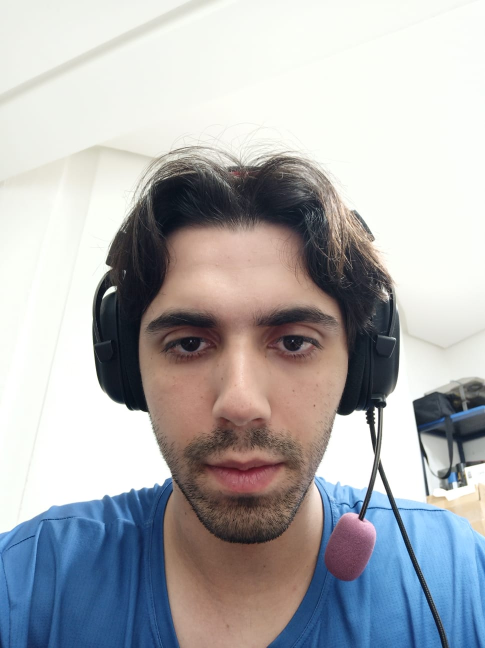
#> input picture media/izaque.jpeg.jpeg, 970 x 1296 px, given in place of the camera (shown at 1/2 size)
$ python teste.py
#> lines starting #> are read from the running program, lines starting #| are printed output that depends on the picture; after the words box and inside, x2 and y2 are one past the last pixel; in counts of white or black regions, pixels touching at a corner belong together
import cv2
import timeit

lista = []
# Dicionario para armazenar os rostos detectados
face_dict = {}

# Função de redimensionamento
def redim(img, largura):
    alt = int(img.shape[0] / img.shape[1] * largura)
    img = cv2.resize(img, (largura, alt), interpolation=cv2.INTER_AREA)
    return img

# Função principal para detectar faces
def detectar_faces():
    #Carrega o arquivo xml de haar
    df = cv2.CascadeClassifier(cv2.data.haarcascades + 'haarcascade_frontalface_alt.xml')
    # Faz a captura de tela
    camera = cv2.VideoCapture(0)
    # Ler um frame do vídeo
    while True:
        (sucesso, frame) = camera.read()
#> frame is the input picture: shape (1296, 970, 3); mean B, G, R 178.2, 175.4, 174.7
        if not sucesso:
            break

        frame = redim(frame, 320)
#> in redim, `img = cv2.resize(img, (largura, alt), interpolation=cv2.INTER_AREA)`:
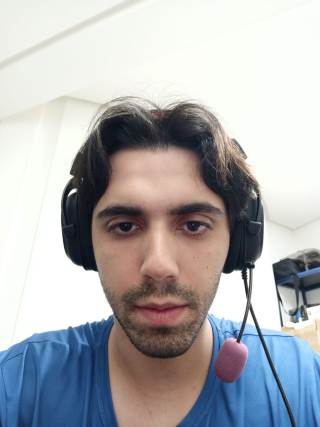
#> img: shape (427, 320, 3); mean of channels 0, 1, 2 178.2, 175.4, 174.7; drawn as B, G, R
        frame_pb = cv2.cvtColor(frame, cv2.COLOR_BGR2GRAY)
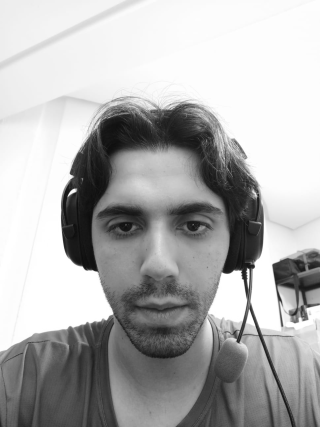
#> frame_pb: shape (427, 320); min 13, max 255, mean 175.5

        faces = df.detectMultiScale(frame_pb, scaleFactor=1.1, minNeighbors=3, minSize=(20, 20))
#> faces = [[70, 156, 177, 177]]
        frame_temp = frame.copy()
        for (x, y, lar, alt) in faces:
            cv2.rectangle(frame_temp, (x, y), (x + lar, y + alt), (0, 255, 255), 2)

            # Recorta a face detectada
            face_cut = frame[y:y+alt, x:x+lar]
#> this loop made 1 pass
#> pass 1, in detectar_faces, `face_cut = frame[y:y+alt, x:x+lar]`:
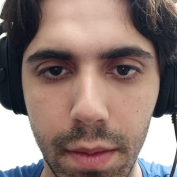
#> face_cut: shape (177, 177, 3); mean of channels 0, 1, 2 114.8, 120.2, 140; drawn as B, G, R
#> after the loop:
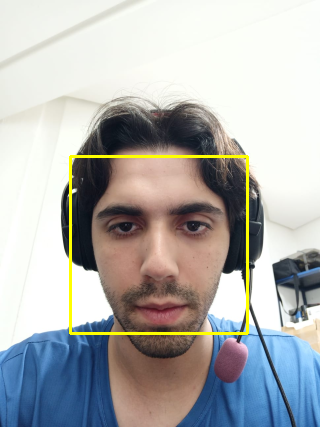
#> frame_temp: shape (427, 320, 3); 1.55% of pixels changed, all inside (x1, y1, x2, y2) = (69, 155, 249, 335); drawn as B, G, R

            #armazenar no dicionario
            # face_dict[f"Usuario_{id_user}"] = face_cut
            # id_user  += 1

        cv2.imshow('Detector de faces', redim(frame_temp, 640))
#> call 2 of redim, with largura = 640
#> in redim (call 2), `img = cv2.resize(img, (largura, alt), interpolation=cv2.INTER_AREA)`:
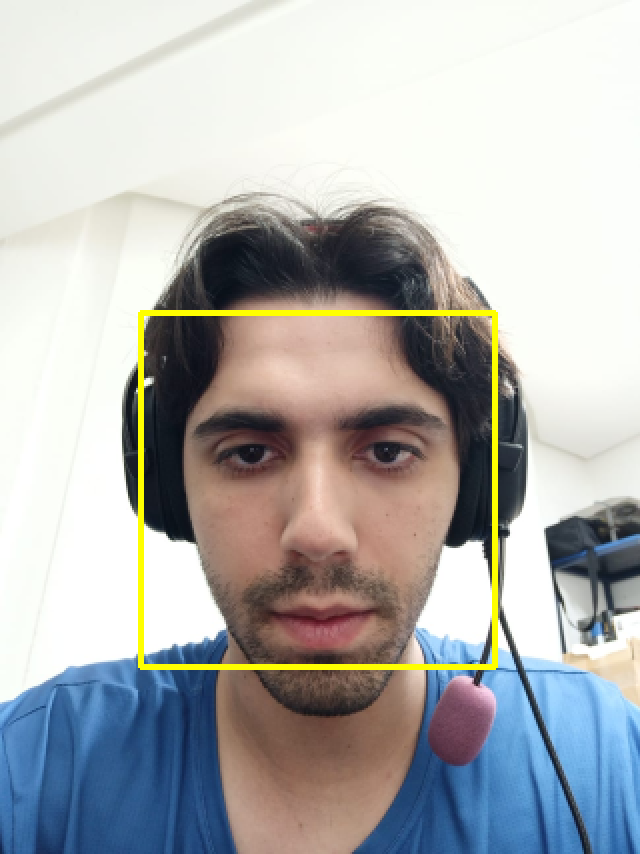
#> img: shape (854, 640, 3); mean of channels 0, 1, 2 176.3, 177.5, 176.8; drawn as B, G, R
        if cv2.waitKey(1) & 0xFF == ord('s'):
#> (key Esc is pressed here)
            break
        camera.release()


cv2.destroyAllWindows()
iteracoes = 1
# Usando o timeit para medir o tempo de execução da função
tempo_execucao = timeit.timeit(detectar_faces, number=iteracoes)
num_lista = round(tempo_execucao / iteracoes, 4)
lista.append(num_lista)
print(f"Tempo total de execução: {tempo_execucao} segundos")
print(lista)
